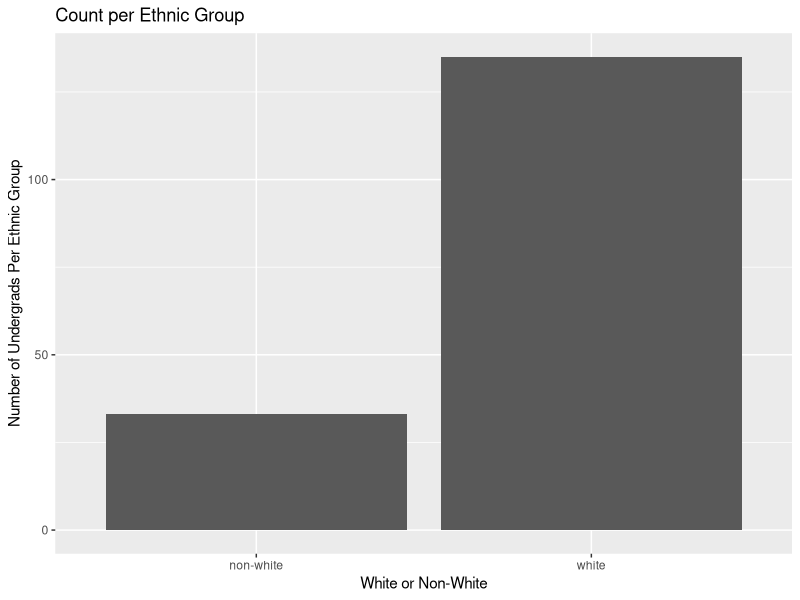
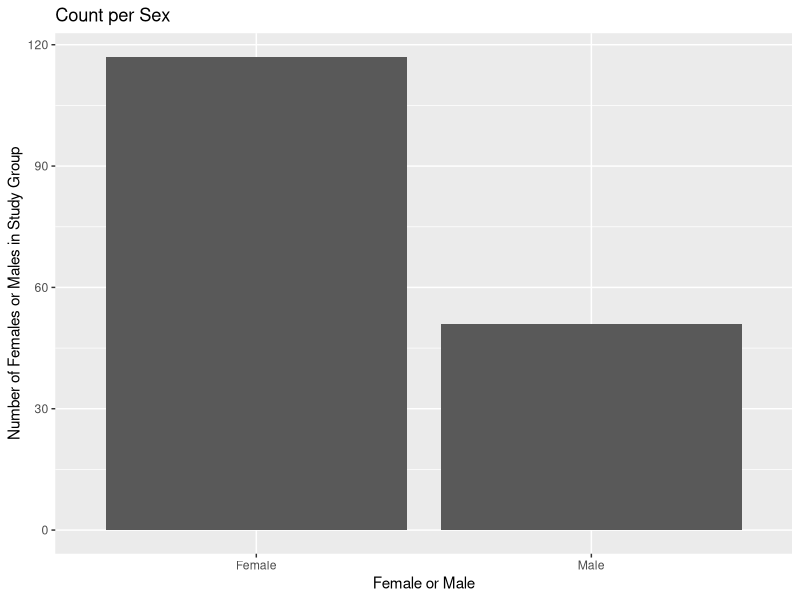
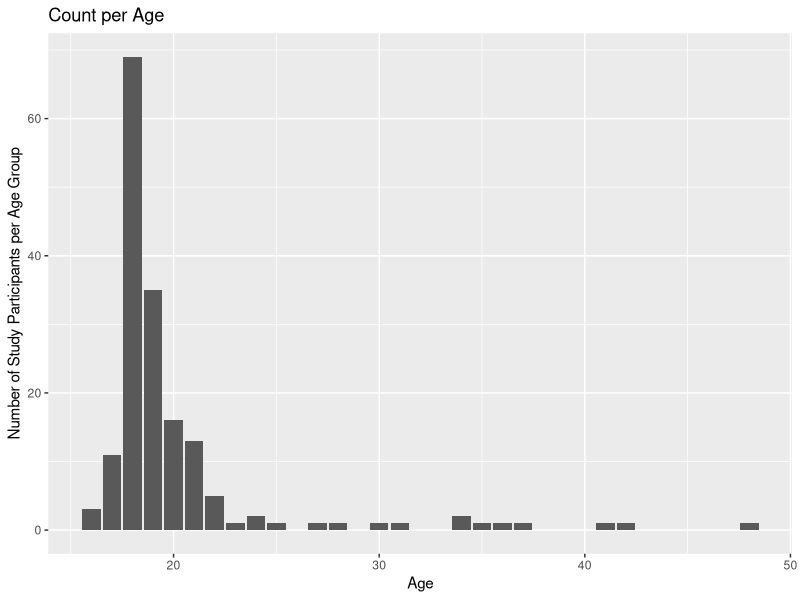

Write R code to recreate these figures, in order.
## ---- chunk 1
library(tidyverse)
library(here)
hiphop <- read_csv(here("Week 3", "Lab 3", "hiphop.csv"))
## ---- chunk 2
#drop_na() takes away way too many observations in my opinion
hiphop_clean <- hiphop |> 
  mutate(
    across(c(word, subj, sex, ethnic), as.factor)
    )
## ---- chunk 3
distinct(hiphop_clean, word) |> 
  count()
## ---- chunk 4
new_hiphop_clean <- hiphop_clean |> 
  mutate(
    white_or_nonwhite = 
      if_else(ethnic != "white", "non-white", "white"),
    white_or_nonwhite = 
      as.factor(white_or_nonwhite)
  )
## ---- chunk 5
demographics <- new_hiphop_clean |> 
  distinct(subj, .keep_all = TRUE) |> 
  select(sex, age, white_or_nonwhite) |> 
  summary()
## ---- chunk 6
new_hiphop_graphable <- new_hiphop_clean |> 
  distinct(subj, .keep_all = TRUE)

new_hiphop_graphable |> 
  ggplot(mapping = aes(x = white_or_nonwhite)) +
  geom_bar() +
  labs(title = "Count per Ethnic Group",
       x = "White or Non-White", 
       y = "Number of Undergrads Per Ethnic Group")

new_hiphop_graphable |> 
  ggplot(mapping = aes(x = sex)) +
  geom_bar() +
  labs(title = "Count per Sex", x = "Female or Male", 
       y = "Number of Females or Males in Study Group")

new_hiphop_graphable |> 
  ggplot(mapping = aes(x = age)) +
  geom_bar() +
  labs(title = "Count per Age", 
       x = "Age", 
       y = "Number of Study Participants per Age Group")
## ---- chunk 7
#a. People below the age of 20
new_hiphop_clean |> 
  filter(age < 20) |> 
  group_by(word) |> 
  summarize(mean = mean(familiarity)) |>
  slice(c(which.min(mean), which.max(mean)))

#b. Non-white women
new_hiphop_clean |> 
  filter(sex == "Female" & white_or_nonwhite == "non-white") |> 
  group_by(word) |> 
  summarize(mean = mean(familiarity)) |> 
  slice(c(which.min(mean), which.max(mean)))

#c. White men above age of 30
new_hiphop_clean |> 
  filter(sex == "Male" & white_or_nonwhite == "white" & age > 30) |> 
  group_by(word) |> 
  summarize(mean = mean(familiarity)) |> 
  slice(c(which.min(mean), which.max(mean)))
## ---- chunk 8
new_hiphop_clean |> 
  distinct(subj, .keep_all = TRUE) |> 
  filter(
      (white_or_nonwhite == "white"),
      (age >= 17 & age <= 23),
      (city >= 10000 & city <= 60000),
      (sex == "Male"),
      (bieber >= 5) 
           ) |> 
  pull(subj)
